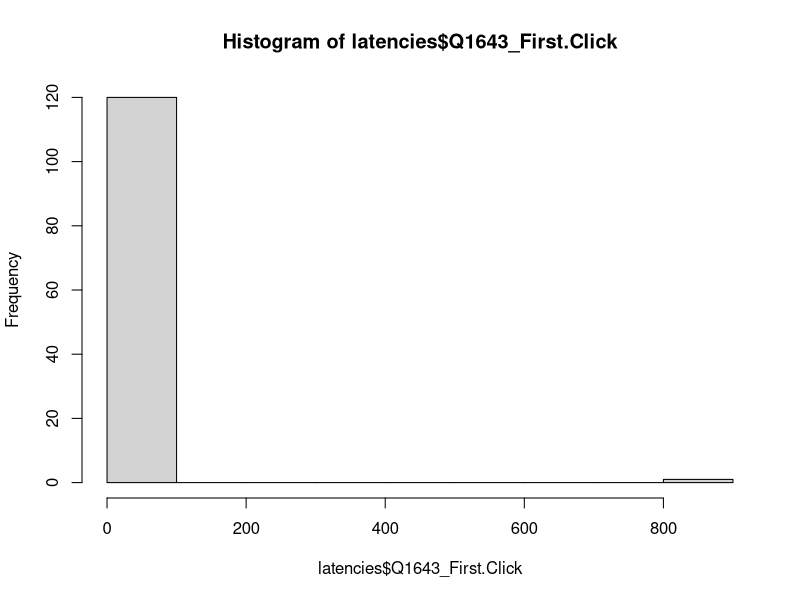
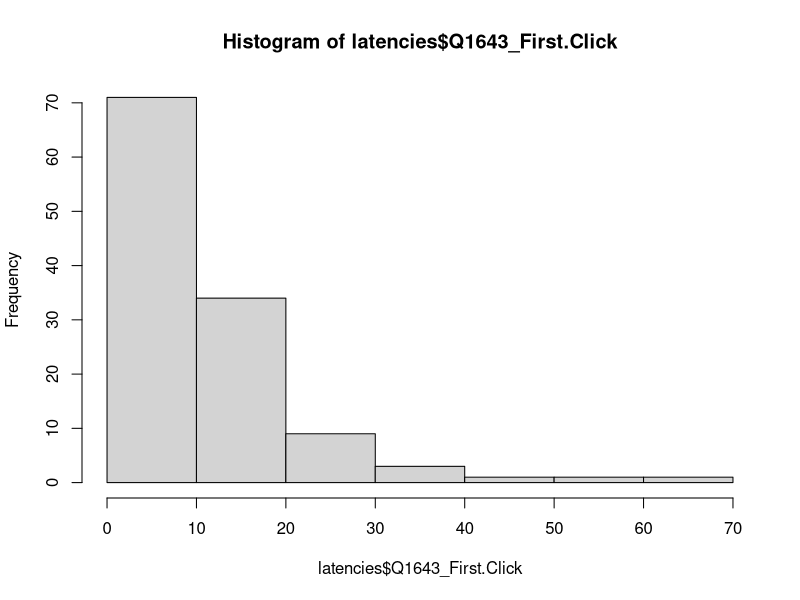

These figures' R source, in order:
## Script to just look at latencies and whether they can be salvaged at all

## Should also look at original files for potential salvaging

latencies <- read.csv("Reduced_scale.csv")

latencies$Q1643_First.Click <- as.numeric(as.character(latencies$Q1643_First.Click))
hist(latencies$Q1643_First.Click)

library(data.table)
## creating function for outliers 
outlierReplace = function(dataframe, cols, rows, newValue = NA) {
  if (any(rows)) {
    set(dataframe, rows, cols, newValue)
  }
}

# same variable without outliers
outlierReplace(latencies, "Q1643_First.Click", which(latencies$Q1643_First.Click > 600), NA )
hist(latencies$Q1643_First.Click)

# online version of K&T

# This shorter version was created since we noticed participants were clicking mindlessly through the 300 item 
# version of the Kuncel & Tellegen assessment. We reviewed the items' from the Minnesota data and we selected the items
# that followed the expected distributions or linearity of the responses. We selected 3 items for each possible 
# response. 

library(readxl)
X15Item <- read_excel("15Item.xlsx", skip = 1)
View(X15Item)

## First two items in the survey -> make people feel welcome and insult people/others were example items that we shouldn't consider
# when analyzing data 

# NOTES 3.30.2021
# We have items for how carefully respondentd answered for Edwards and the 15 item kuncel forms, however, the Edwards one doesn't seem to have
# any responses recorded. Additionally, we seem to be missing 1 of the 15 items in the Edwards form (Trust others.